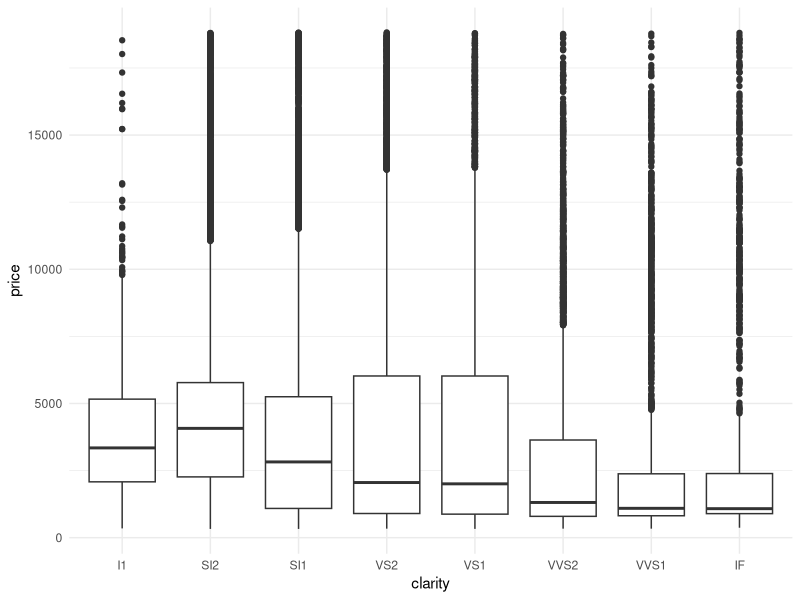
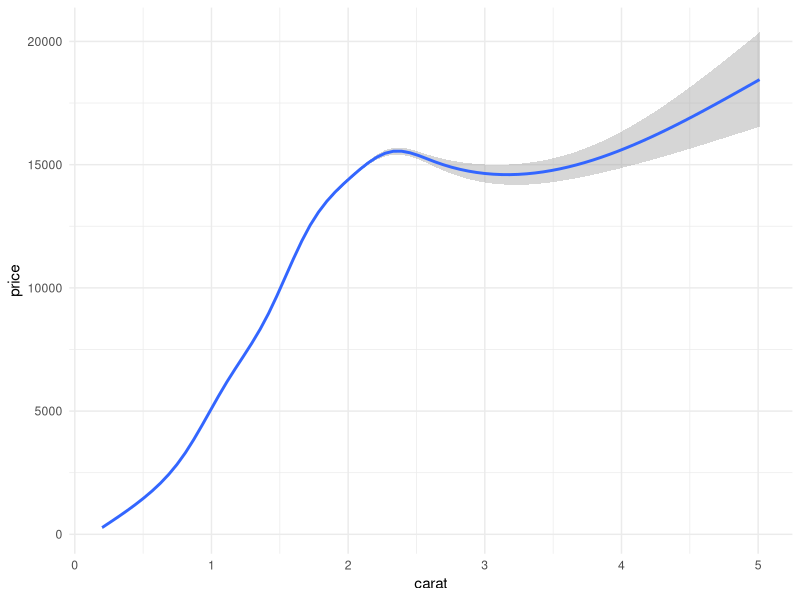

The R script that drew these images, in order:
## ---- chunk 1
knitr::opts_chunk$set(echo = FALSE,
                      message = FALSE,
                      warning = FALSE)
library(tidyverse)
library(kableExtra)
theme_set(theme_minimal())
## ---- chunk 2
diamonds %>%
  group_by(cut) %>%
  summarise(avg = mean(price),
            .groups = "drop") %>%
  kable(digits = 0, 
        col.names = c("Cut", "Average Price"),
        caption = "Kesime göre ortalama pırlanta fiyatı.") %>%
  kable_material()
## ---- chunk 3
diamonds %>%
  group_by(color) %>%
  summarise(avg = mean(price),
            .groups = "drop") %>%
  kable(digits = 0, 
        col.names = c("Cut", "Average Price"),
        caption = "Renge göre ortalama pırlanta fiyatı.") %>%
  kable_material()
## ---- chunk 4
ggplot(diamonds, aes(x = clarity, y = price)) +
  geom_boxplot() 
## ---- chunk 5
ggplot(diamonds, aes(x = carat, y = price)) +
  stat_smooth()
